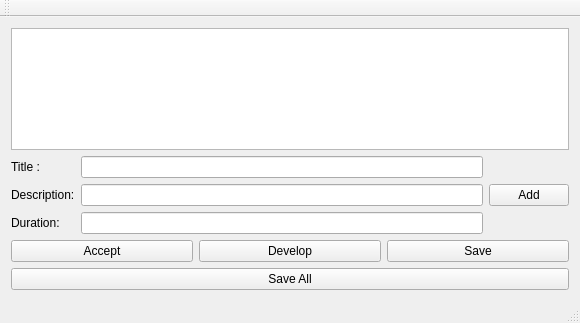
<?xml version="1.0" encoding="UTF-8"?>
<ui version="4.0">
 <class>ResearcherWindowClass</class>
 <widget class="QMainWindow" name="ResearcherWindowClass">
  <property name="geometry">
   <rect>
    <x>0</x>
    <y>0</y>
    <width>580</width>
    <height>323</height>
   </rect>
  </property>
  <property name="windowTitle">
   <string>ResearcherWindow</string>
  </property>
  <widget class="QWidget" name="centralWidget">
   <layout class="QVBoxLayout" name="verticalLayout_2">
    <item>
     <widget class="QTableView" name="ideasTableView"/>
    </item>
    <item>
     <layout class="QVBoxLayout" name="verticalLayout">
      <item>
       <layout class="QHBoxLayout" name="horizontalLayout">
        <item>
         <layout class="QFormLayout" name="formLayout">
          <item row="0" column="0">
           <widget class="QLabel" name="label">
            <property name="text">
             <string>Title : </string>
            </property>
           </widget>
          </item>
          <item row="1" column="0">
           <widget class="QLabel" name="label_2">
            <property name="text">
             <string>Description:</string>
            </property>
           </widget>
          </item>
          <item row="1" column="1">
           <widget class="QLineEdit" name="descrLineEdit"/>
          </item>
          <item row="2" column="0">
           <widget class="QLabel" name="label_3">
            <property name="text">
             <string>Duration: </string>
            </property>
           </widget>
          </item>
          <item row="2" column="1">
           <widget class="QLineEdit" name="durLineEdit"/>
          </item>
          <item row="0" column="1">
           <widget class="QLineEdit" name="titleLineEdit"/>
          </item>
         </layout>
        </item>
        <item>
         <widget class="QPushButton" name="pushButton">
          <property name="text">
           <string>Add</string>
          </property>
         </widget>
        </item>
       </layout>
      </item>
      <item>
       <layout class="QHBoxLayout" name="horizontalLayout_2">
        <item>
         <widget class="QPushButton" name="pushButton_2">
          <property name="text">
           <string>Accept</string>
          </property>
         </widget>
        </item>
        <item>
         <widget class="QPushButton" name="pushButton_3">
          <property name="text">
           <string>Develop</string>
          </property>
         </widget>
        </item>
        <item>
         <widget class="QPushButton" name="pushButton_4">
          <property name="text">
           <string>Save</string>
          </property>
         </widget>
        </item>
       </layout>
      </item>
      <item>
       <widget class="QPushButton" name="pushButton_5">
        <property name="text">
         <string>Save All</string>
        </property>
       </widget>
      </item>
     </layout>
    </item>
   </layout>
  </widget>
  <widget class="QMenuBar" name="menuBar">
   <property name="geometry">
    <rect>
     <x>0</x>
     <y>0</y>
     <width>580</width>
     <height>22</height>
    </rect>
   </property>
  </widget>
  <widget class="QToolBar" name="mainToolBar">
   <attribute name="toolBarArea">
    <enum>TopToolBarArea</enum>
   </attribute>
   <attribute name="toolBarBreak">
    <bool>false</bool>
   </attribute>
  </widget>
  <widget class="QStatusBar" name="statusBar"/>
 </widget>
 <layoutdefault spacing="6" margin="11"/>
 <resources/>
 <connections>
  <connection>
   <sender>pushButton</sender>
   <signal>clicked()</signal>
   <receiver>ResearcherWindowClass</receiver>
   <slot>addIdea()</slot>
   <hints>
    <hint type="sourcelabel">
     <x>529</x>
     <y>197</y>
    </hint>
    <hint type="destinationlabel">
     <x>531</x>
     <y>222</y>
    </hint>
   </hints>
  </connection>
  <connection>
   <sender>pushButton_2</sender>
   <signal>clicked()</signal>
   <receiver>ResearcherWindowClass</receiver>
   <slot>acceptIdea()</slot>
   <hints>
    <hint type="sourcelabel">
     <x>91</x>
     <y>249</y>
    </hint>
    <hint type="destinationlabel">
     <x>6</x>
     <y>263</y>
    </hint>
   </hints>
  </connection>
  <connection>
   <sender>pushButton_3</sender>
   <signal>clicked()</signal>
   <receiver>ResearcherWindowClass</receiver>
   <slot>develop()</slot>
   <hints>
    <hint type="sourcelabel">
     <x>292</x>
     <y>251</y>
    </hint>
    <hint type="destinationlabel">
     <x>353</x>
     <y>266</y>
    </hint>
   </hints>
  </connection>
  <connection>
   <sender>pushButton_4</sender>
   <signal>clicked()</signal>
   <receiver>ResearcherWindowClass</receiver>
   <slot>saveIdea()</slot>
   <hints>
    <hint type="sourcelabel">
     <x>430</x>
     <y>260</y>
    </hint>
    <hint type="destinationlabel">
     <x>475</x>
     <y>252</y>
    </hint>
   </hints>
  </connection>
  <connection>
   <sender>pushButton_5</sender>
   <signal>clicked()</signal>
   <receiver>ResearcherWindowClass</receiver>
   <slot>saveAll()</slot>
   <hints>
    <hint type="sourcelabel">
     <x>283</x>
     <y>275</y>
    </hint>
    <hint type="destinationlabel">
     <x>271</x>
     <y>299</y>
    </hint>
   </hints>
  </connection>
 </connections>
 <slots>
  <slot>addIdea()</slot>
  <slot>acceptIdea()</slot>
  <slot>develop()</slot>
  <slot>saveIdea()</slot>
  <slot>saveAll()</slot>
 </slots>
</ui>
